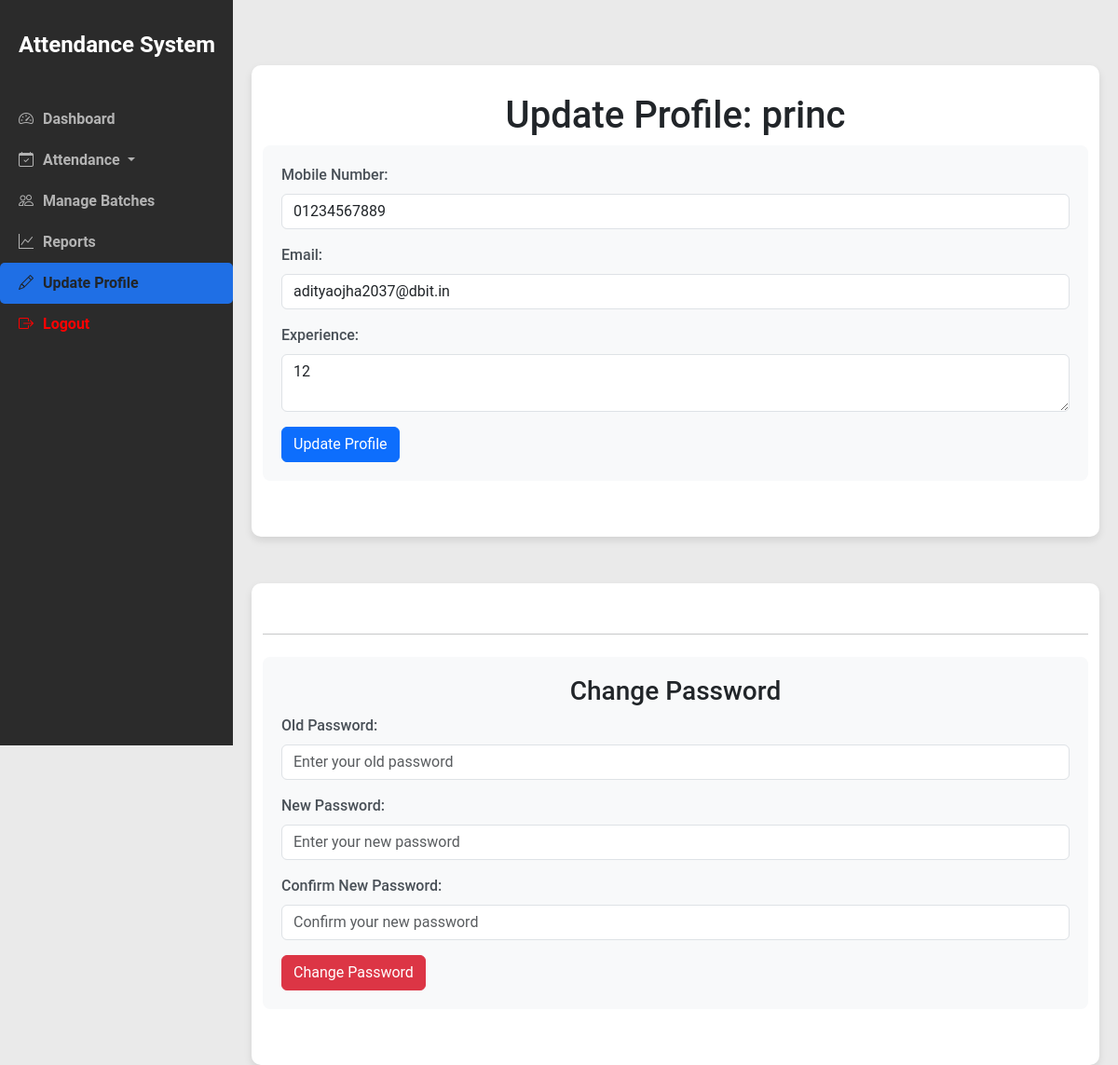
The page /teacher/26/update/ on the database its author committed.
### myapp/models.py (models this page shows, shortened)
class Teacher(models.Model):
    user = models.OneToOneField(User, on_delete=models.CASCADE)
    department = models.ForeignKey(Department, on_delete=models.SET_NULL, null=True, blank=True, related_name='teachers', verbose_name="Department")
    courses_taught = models.ManyToManyField(Course, blank=True, related_name='teachers', verbose_name="Courses Taught")
    faculty_id = models.CharField(max_length=10, unique=True, verbose_name="Faculty ID")
    mobile_no = models.CharField(max_length=15, blank=True, null=True, verbose_name="Mobile Number")
    email = models.EmailField(blank=True, null=True, verbose_name="Email")
    experience = models.TextField(blank=True, null=True, verbose_name="Experience")
    assigned_courses = models.ManyToManyField(Course, related_name='assigned_teachers', verbose_name="Assigned Courses", blank=True)
    assigned_labs = models.ManyToManyField(Labs, related_name='assigned_labs', verbose_name="Assigned Labs", blank=True)
    class Meta:
        indexes = [
            models.Index(fields=['faculty_id']),
            models.Index(fields=['mobile_no']),
            models.Index(fields=['email']),
        ]

### myapp/teacherViews.py (the view)
# urls.py: path('teacher/<int:teacher_id>/update/', teacherViews.update_teacher, name='update_teach'),
def update_teacher(request, teacher_id):
    teacher = get_object_or_404(Teacher, id=teacher_id)
    if request.user.groups.filter(name='HOD').exists():
        is_hod = True
        is_principal = False
    elif request.user.groups.filter(name='Principal').exists():
        is_hod = False
        is_principal = True
    else:
        is_hod = False
        is_principal = False
    if request.method == 'POST':
        if 'update_profile' in request.POST:
            form = TeacherUpdateForm(request.POST, instance=teacher)
            if form.is_valid():
                form.save()
                messages.success(request, 'Profile updated successfully!')
                return redirect('update_teacher', teacher_id=teacher.id)  # Redirect to the same page to show message
        elif 'change_password' in request.POST:
            old_password = request.POST.get('old_password')
            new_password1 = request.POST.get('new_password1')
            new_password2 = request.POST.get('new_password2')
            if new_password1 == new_password2 and teacher.user.check_password(old_password):
                teacher.user.set_password(new_password1)
                teacher.user.save()
                messages.success(request, 'Password changed successfully!')
                return redirect('update_teacher', teacher_id=teacher.id)  # Redirect to the same page to show message
            else:
                messages.error(request, 'Password change failed. Please check your inputs.')
    else:
        form = TeacherUpdateForm(instance=teacher)
    context = {
        'form': form,
        'teacher': teacher
    }
    return render(request, 'teachertemplates/update_teacher.html', context)

### myapp/forms.py
class TeacherUpdateForm(forms.ModelForm):
    class Meta:
        model = Teacher
        fields = ['mobile_no', 'email', 'experience']

### templates/teachertemplates/update_teacher.html (shortened to what this page needs)
<!DOCTYPE html>
<html lang="en">
  <head>
    <link
      rel="stylesheet"
      href="https://cdn.jsdelivr.net/npm/bootstrap@5.3.0-alpha1/dist/css/bootstrap.min.css"
    />
  </head>
  <body>
    {% include 'teachertemplates/navbar.html' %}
    <div class="content">
      <div class="container">
        <h1 style="text-align: center">
          Update Profile: {{ teacher.user.username }}
        </h1>
        <form method="post" action="{% url 'update_teacher' teacher.id %}">
          <div class="form-section">
            <div class="mb-3">
              <label for="mobile_no" class="form-label">Mobile Number:</label>
              <input
                type="text"
                id="mobile_no"
                name="mobile_no"
                class="form-control"
                value="{{ form.mobile_no.value|default:'' }}"
                placeholder="Enter your mobile number"
              />
            </div>
            <div class="mb-3">
              <label for="email" class="form-label">Email:</label>
              <input
                type="email"
                id="email"
                name="email"
                class="form-control"
                value="{{ form.email.value|default:'' }}"
                placeholder="Enter your email"
              />
            </div>
            <div class="mb-3">
              <label for="experience" class="form-label">Experience:</label>
              <textarea
                id="experience"
                name="experience"
                class="form-control"
                placeholder="Describe your experience"
              >
{{ form.experience.value|default:'' }}</textarea
              >
            </div>
            <button type="submit" class="btn btn-primary">
              Update Profile
            </button>
          </div>
        </form>
      </div>
      <div class="container">
        <hr class="my-4" />
        <form method="post" action="{% url 'update_teacher' teacher.id %}">
          <div class="form-section">
            <h3 style="text-align: center">Change Password</h3>
            <div class="mb-3">
              <label for="old_password" class="form-label">Old Password:</label>
              <input
                type="password"
                id="old_password"
                name="old_password"
                class="form-control"
                placeholder="Enter your old password"
              />
            </div>
            <div class="mb-3">
              <label for="new_password1" class="form-label"
                >New Password:</label
              >
              <input
                type="password"
                id="new_password1"
                name="new_password1"
                class="form-control"
                placeholder="Enter your new password"
              />
            </div>
            <div class="mb-3">
              <label for="new_password2" class="form-label"
                >Confirm New Password:</label
              >
              <input
                type="password"
                id="new_password2"
                name="new_password2"
                class="form-control"
                placeholder="Confirm your new password"
              />
            </div>
            <button type="submit" class="btn btn-danger">
              Change Password
            </button>
          </div>
        </form>
      </div>
    </div>
  </body>
</html>

### templates/teachertemplates/update_teacher.html (style rules this page uses)
body { background-color: #f0f2f5; }
.container { background-color: white; border-radius: 10px; padding: 30px; max-width: 800px; margin: auto; margin-top: 50px; box-shadow: 0 4px 8px rgba(0, 0, 0, 0.1); }
h1, h3 { color: #343a40; font-weight: 700; }
h1 { font-size: 2.5rem; margin-bottom: 30px; }
label { font-weight: 500; color: #495057; }
.btn-primary, .btn-danger { padding: 10px 20px; font-size: 1rem; }
.form-section { background-color: #f8f9fa; padding: 20px; border-radius: 8px; margin-bottom: 30px; }
hr { margin: 40px 0; border: none; border-top: 1px solid #dee2e6; }

### templates/teachertemplates/navbar.html (style rules this page uses)
body { font-family: "Roboto", sans-serif; display: flex; height: 100vh; margin: 0; background-color: #eaeaea; }
.content { margin-left: 250px; padding: 20px; width: 100%; }

### rows shown on the page
Teacher: user.username "princ", mobile_no "01234567889", email "adityaojha2037@dbit.in", experience "12"
